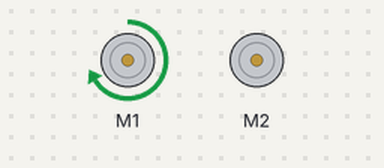
This sketch was run on a simulated Arduino Uno, built with avr-gcc and run on an emulated ATmega328P. Shown: 2 × DC motor (green arrow = forward, orange = backward, longer = faster).

Above: at 5.0 s.
At 15.0 s:
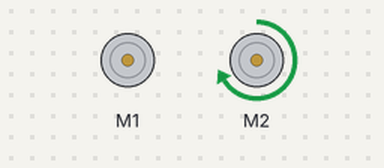
Timing chart, 0 to 26.0 s (numbered marks = the images above):
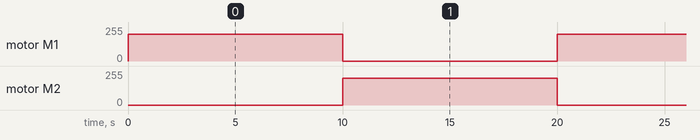

Measured:
- by itself, motor M1, motor M2: alternates forward 200/255 for 10.0 s and stopped for 10.0 s

The sketch:

one_motor.ino
```cpp
#include <Wire.h>
#include <Adafruit_MotorShield.h>
Adafruit_MotorShield AFMS = Adafruit_MotorShield();
Adafruit_DCMotor *myMotor1 = AFMS.getMotor(1);
Adafruit_DCMotor *myMotor2 = AFMS.getMotor(2);


void setup() {
  AFMS.begin();
  myMotor1->setSpeed(200);
  myMotor2->setSpeed(200);
}

void loop() {
  myMotor1->run(FORWARD);
  myMotor2->run(RELEASE);
  delay(10000);
  myMotor1->run(RELEASE);
  myMotor2->run(FORWARD);
  delay(10000);
}
```
